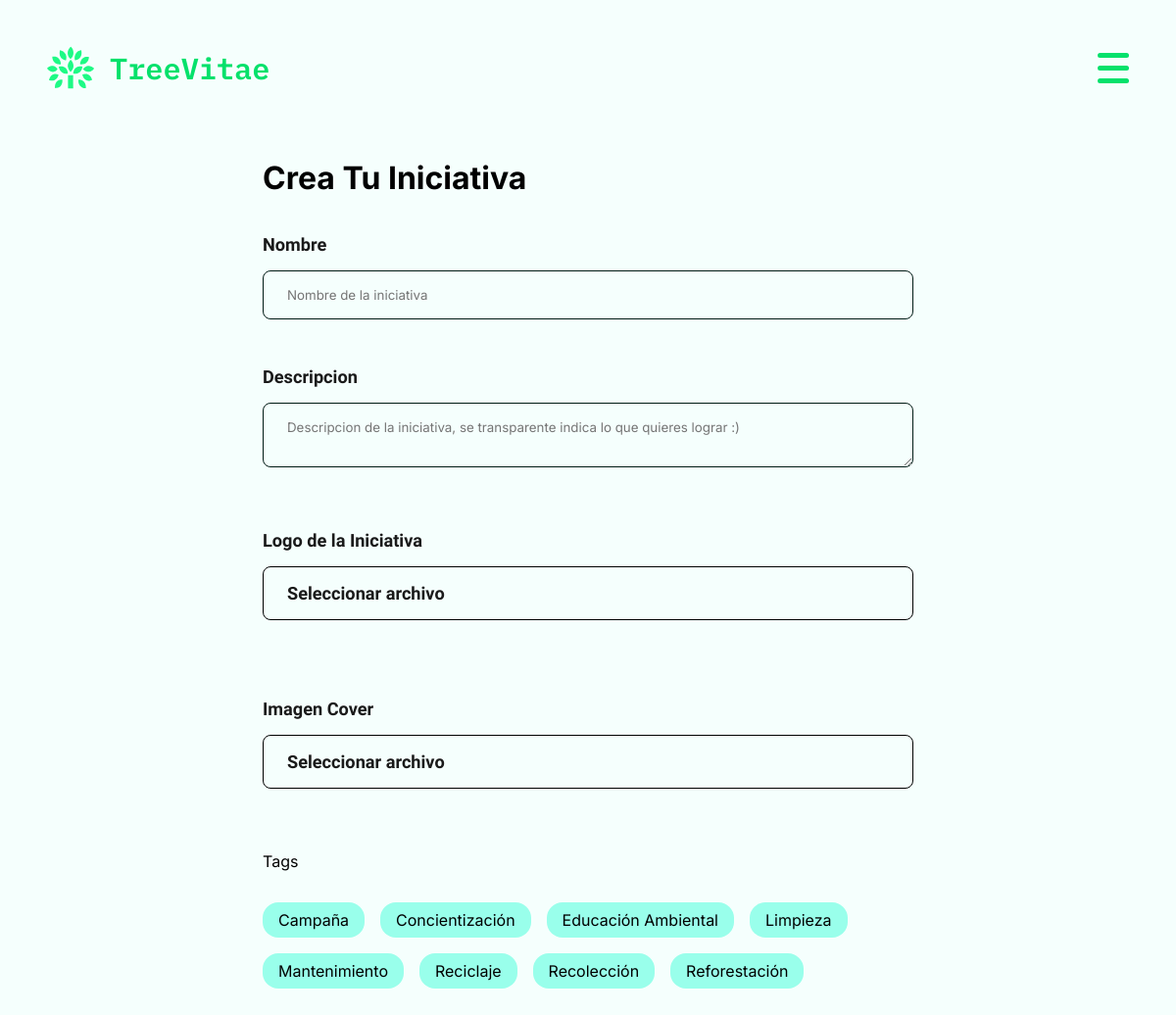
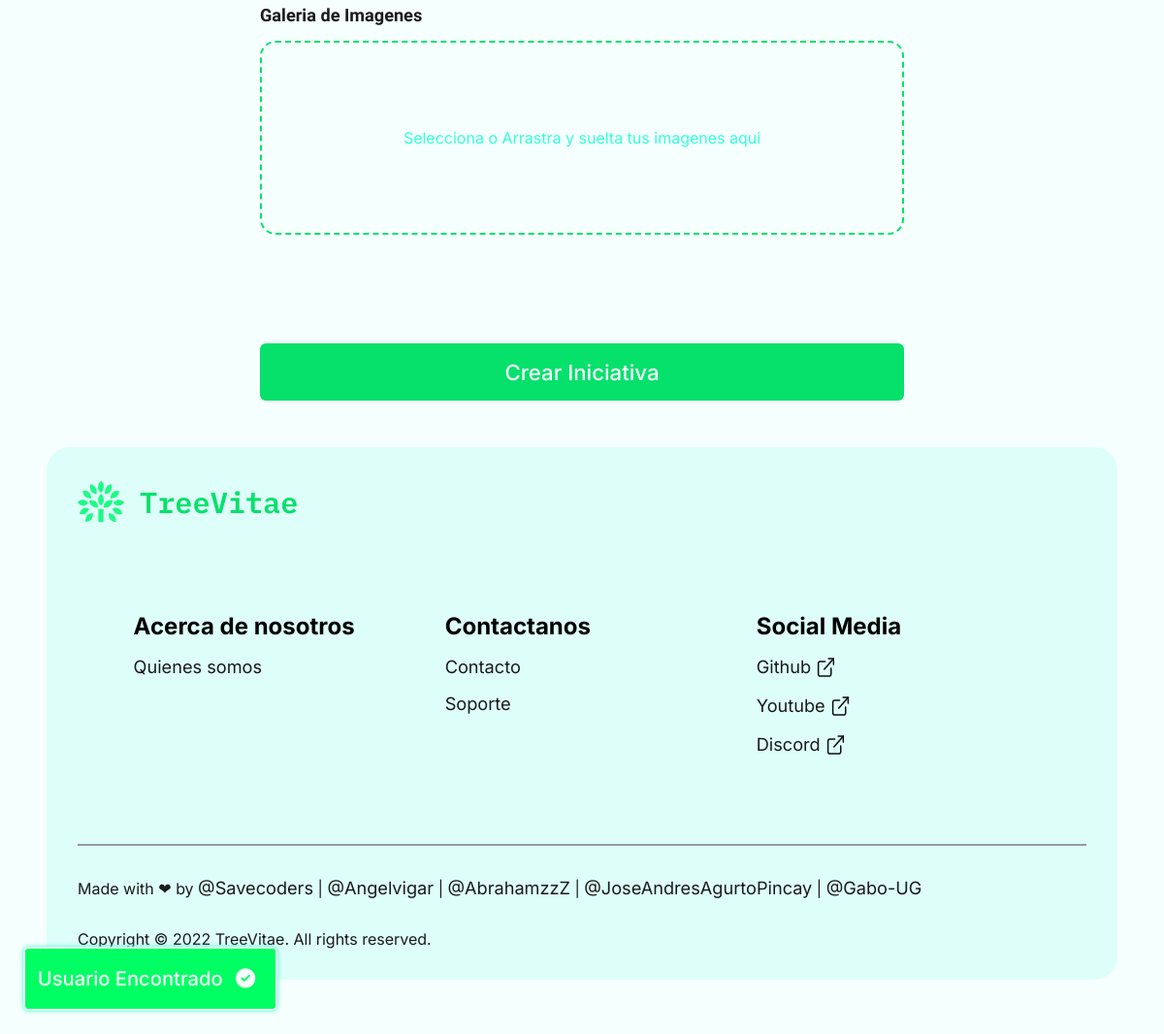
/index.php?c=iniciativa&f=new_view (signed in), run on the app's committed database (2 pictures, top to bottom).
### tables this page shows
CREATE TABLE `tags` (
  `ID` bigint(20) NOT NULL AUTO_INCREMENT,
  `nombre` varchar(255) NOT NULL,   
  PRIMARY KEY (`ID`),
  UNIQUE KEY `nombre` (`nombre`(255))   
);

### controllers/IniciativaController.php (called while the page is built, shortened)
<?php
require_once 'models/repository/Tags.repository.php';
class IniciativaController
{
    public function new_view()
    {
        $tagsRepository = new TagsRepository();
        $tags = $tagsRepository->getAll();
        require_once  VINICIATIVA . 'new.php';
    }
}

### index.php (called while the page is built, shortened)
<?php
$funcion = (!empty($_REQUEST['f'])) ? htmlentities($_REQUEST['f']) : FUNCION_PRINCIPAL;
$cont = new $controlador();
$cont->$funcion();

### core/DB.php (called while the page is built, shortened)
<?php
class DB
{
    private static $instance = null;
    public static function getInstance()
    {
        $dir = __DIR__ . '/../.env';
        $DB_NAME = 'tree_database';
        $DB_USER = 'root';
        $DB_PASSWORD = '';
        $DB_HOST = 'localhost';
        $DB_PORT = '3306';
        try {
            $DB_NAME = $_ENV['DB_NAME'];
            $DB_USER = $_ENV['DB_USER'];
            $DB_PASSWORD = $_ENV['DB_PASSWORD'];
            $DB_HOST = $_ENV['DB_HOST'];
            $DB_PORT = $_ENV['DB_PORT'];
        } catch (Exception $e) {
        }
        $dsn = "mysql:host=$DB_HOST;port=$DB_PORT;dbname=$DB_NAME";
        if (!self::$instance) {
            self::$instance = new PDO($dsn, $DB_USER, $DB_PASSWORD);
            self::$instance->setAttribute(PDO::ATTR_ERRMODE, PDO::ERRMODE_EXCEPTION);
        }
        return self::$instance;
    }
}

### models/repository/Tags.repository.php (called while the page is built, shortened)
<?php
require_once 'core/DB.php';
class TagsRepository implements IRepository
{
    private $db;
    public function __construct()
    {
        $this->db = DB::getInstance();
    }
    public function getAll(): array
    {
        try {
            $query = "SELECT * FROM tags";
            $stmt = $this->db->prepare($query);
            $stmt->execute();
            return $stmt->fetchAll(PDO::FETCH_ASSOC);
        } catch (PDOException $e) {
            error_log("Error en getAll de TagsRepository " . $e->getMessage());
            return [];
        }
    }
}

### views/iniciativa/iniciativa.new.php (the view, shortened to what this page needs)
<main class="main__container__content center">
    <h1>Crea Tu Iniciativa</h1>
    <form class="form__container" id="initiative-form" action="index.php?c=iniciativa&f=new" method="POST" enctype="multipart/form-data">
        <div class="form__group">
            <label for="name">Nombre</label>
            <input type="text" id="name" name="name" placeholder="Nombre de la iniciativa" />
        </div>
        <div class="form__group">
            <label for="description">Descripcion</label>
            <textarea id="description" name="description" placeholder="Descripcion de la iniciativa, se transparente indica lo que quieres lograr :)"></textarea>
        </div>
        <div class="form__group">
            <section class="cover__container">
                <aside class="labels__cover">
                    <label for="logo">Logo de la Iniciativa</label>
                    <label class="file-input-label" for="logo"> Seleccionar archivo </label>
                </aside>
            </section>
        </div>
        <div class="form__group">
            <section class="cover__container">
                <aside class="labels__cover">
                    <label for="cover">Imagen Cover</label>
                    <label class="file-input-label" for="cover">Seleccionar archivo</label>
                </aside>
            </section>
        </div>
        <div class="form__group">
            <p id="tags__label" for="tags__label">Tags</p>
            <section class="tags" role="group" aria-label="tags">
                <?php foreach ($tags as $tag) { ?>
                    <div class="tag" id="tag-<?php echo $tag['nombre']; ?>" role="listitem" data-id="<?php echo $tag['ID']; ?>" value="<?php echo $tag['ID']; ?>">
                        <?php echo $tag['nombre']; ?>
                    </div>
                <?php } ?>
            </section>
        </div>
        <div class="form__group">
            <label for="gallery">Galeria de Imagenes</label>
            <section class="gallery__container" aria-label="drag and drop gallery images">
                <div
                    class="drop__zone"
                    ondragover="event.preventDefault()"
                    ondragenter="event.preventDefault()"
                    onclick="document.getElementById('gallery').click()">
                    <p>Selecciona o <span>Arrastra y suelta</span> tus imagenes aqui</p>
                </div>
                <div class="gallery__images"></div>
            </section>
        </div>
        <button class="btn primary__with-icon" style="padding: 1rem" type="submit">
            Crear Iniciativa
        </button>
    </form>
</main>

### views/iniciativa/iniciativa.new.php (style rules this page uses)
.center { margin: 0 auto; }
.gallery__container { gap: 1rem; }
.drop__zone { display: flex; flex-direction: column; gap: 1rem; height: 200px; border: 2px dashed var(--primary-base); border-radius: 1rem; padding: 2rem; justify-content: center; align-items: center; width: 100%; cursor: pointer; }
.drop__zone p { text-align: center; font-weight: 400; color: var(--secondary-400); }
.file-input-label { gap: 0.5rem; cursor: pointer; border: 1px solid var(--text-base); border-radius: 8px; padding: 1rem 1.5rem; }
.gallery__images { margin-top: 2rem; display: flex; flex-direction: row; flex-wrap: wrap; padding: 16px; gap: 16px; }
.cover__container { display: flex; flex-direction: row; gap: 1.5rem; width: 100%; padding: 1rem 0; }
.labels__cover { display: flex; flex-direction: column; gap: 1rem; width: 100%; min-width: 240px; align-self: flex-end; }
.form__container { max-width: 664px; }

### data on the page
tags: nombre "Campaña"
tags: nombre "Concientización"
tags: nombre "Educación Ambiental"
tags: nombre "Limpieza"
tags: nombre "Mantenimiento"
tags: nombre "Reciclaje"
tags: nombre "Recolección"
tags: nombre "Reforestación"

### other printed values
$_SESSION['mensaje'] "Usuario Encontrado"
